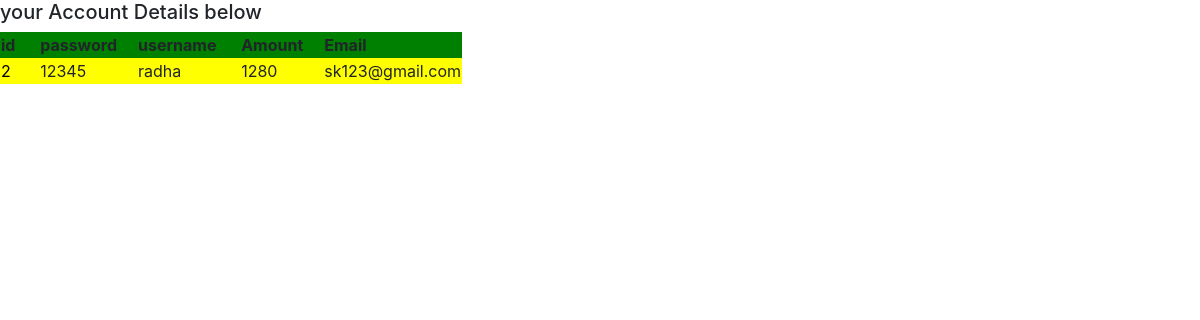
Page /details.php (signed in) on the committed database.
### tables this page shows
CREATE TABLE `distribute` (
  `id` int(11) NOT NULL,
  `username` varchar(30) NOT NULL,
  `email` varchar(48) NOT NULL,
  `password` varchar(30) NOT NULL,
  `amount` int(30) NOT NULL,
  `created_at` timestamp NOT NULL DEFAULT current_timestamp() ON UPDATE current_timestamp()
);

### details.php (the view, shortened to what this page needs)
 <!DOCTYPE html>
<html lang="en">
<head>
  <link rel="stylesheet" href="https://maxcdn.bootstrapcdn.com/bootstrap/4.5.2/css/bootstrap.min.css">
  <link rel="stylesheet" type="text/css" href="https://cdn.datatables.net/v/dt/dt-1.11.3/datatables.min.css"/>
</head>
<body>
   <table style="background-color:yellow;">
  <thead style="width:50%;">
   <tr style="background-color: green;">
      <th class="th-sm">id &nbsp; &nbsp; &nbsp;
      </th>
      <th class="th-sm">password&nbsp; &nbsp; &nbsp;
      </th>
      <th class="th-sm">username &nbsp; &nbsp; &nbsp;
      </th>
      <th class="th-sm">Amount&nbsp; &nbsp; &nbsp;
      </th>
      <th class="th-sm">Email &nbsp; &nbsp; &nbsp;
      </th>
  </thead>
  <tbody>
      <?php
	include('connection.php');
	$uid=$_SESSION['id'];
					$usa="SELECT id, password, amount, username, email FROM `distribute` WHERE id= $uid";
						$sal=mysqli_query($conn,$usa);
						mysqli_num_rows($sal);
						while ($row=mysqli_fetch_array($sal))
							{?>
								<h5>your Account Details below</h5>
                      <tr>
                      <td><a href="#" style="color: black";><?php echo $row['id'] ?></a></td>
                      <td><?php echo $row['password'] ?></td>
                      <td><?php echo $row['username'] ?></td>
                      <td><?php echo $row['amount'] ?></td>
                    <td><?php echo $row['email'] ?></td>
                    </tr>
                  <?php  } ?>
  </tbody>
</table>
</body>
</html>

### rows in the picture
distribute: id "2", password "12345", username "radha", amount "1280", email "sk123@gmail.com"
